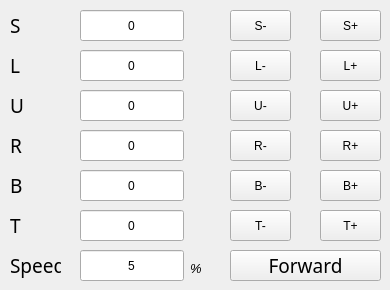
      <widget class="QWidget" name="tabJoint">
       <attribute name="title">
        <string>Joint</string>
       </attribute>
       <widget class="QLabel" name="label_25">
        <property name="geometry">
         <rect>
          <x>10</x>
          <y>10</y>
          <width>21</width>
          <height>31</height>
         </rect>
        </property>
        <property name="font">
         <font>
          <family>Ubuntu Condensed</family>
          <pointsize>14</pointsize>
          <underline>false</underline>
         </font>
        </property>
        <property name="mouseTracking">
         <bool>false</bool>
        </property>
        <property name="layoutDirection">
         <enum>Qt::LeftToRight</enum>
        </property>
        <property name="text">
         <string>S</string>
        </property>
       </widget>
       <widget class="QLabel" name="label_26">
        <property name="geometry">
         <rect>
          <x>10</x>
          <y>50</y>
          <width>21</width>
          <height>31</height>
         </rect>
        </property>
        <property name="font">
         <font>
          <family>Ubuntu Condensed</family>
          <pointsize>14</pointsize>
          <underline>false</underline>
         </font>
        </property>
        <property name="mouseTracking">
         <bool>false</bool>
        </property>
        <property name="layoutDirection">
         <enum>Qt::LeftToRight</enum>
        </property>
        <property name="text">
         <string>L</string>
        </property>
       </widget>
       <widget class="QLabel" name="label_27">
        <property name="geometry">
         <rect>
          <x>10</x>
          <y>90</y>
          <width>21</width>
          <height>31</height>
         </rect>
        </property>
        <property name="font">
         <font>
          <family>Ubuntu Condensed</family>
          <pointsize>14</pointsize>
          <underline>false</underline>
         </font>
        </property>
        <property name="mouseTracking">
         <bool>false</bool>
        </property>
        <property name="layoutDirection">
         <enum>Qt::LeftToRight</enum>
        </property>
        <property name="text">
         <string>U</string>
        </property>
       </widget>
       <widget class="QLabel" name="label_28">
        <property name="geometry">
         <rect>
          <x>10</x>
          <y>130</y>
          <width>21</width>
          <height>31</height>
         </rect>
        </property>
        <property name="font">
         <font>
          <family>Ubuntu Condensed</family>
          <pointsize>14</pointsize>
          <underline>false</underline>
         </font>
        </property>
        <property name="mouseTracking">
         <bool>false</bool>
        </property>
        <property name="layoutDirection">
         <enum>Qt::LeftToRight</enum>
        </property>
        <property name="text">
         <string>R</string>
        </property>
       </widget>
       <widget class="QLabel" name="label_29">
        <property name="geometry">
         <rect>
          <x>10</x>
          <y>170</y>
          <width>21</width>
          <height>31</height>
         </rect>
        </property>
        <property name="font">
         <font>
          <family>Ubuntu Condensed</family>
          <pointsize>14</pointsize>
          <underline>false</underline>
         </font>
        </property>
        <property name="mouseTracking">
         <bool>false</bool>
        </property>
        <property name="layoutDirection">
         <enum>Qt::LeftToRight</enum>
        </property>
        <property name="text">
         <string>B</string>
        </property>
       </widget>
       <widget class="QLabel" name="label_30">
        <property name="geometry">
         <rect>
          <x>10</x>
          <y>210</y>
          <width>21</width>
          <height>31</height>
         </rect>
        </property>
        <property name="font">
         <font>
          <family>Ubuntu Condensed</family>
          <pointsize>14</pointsize>
          <underline>false</underline>
         </font>
        </property>
        <property name="mouseTracking">
         <bool>false</bool>
        </property>
        <property name="layoutDirection">
         <enum>Qt::LeftToRight</enum>
        </property>
        <property name="text">
         <string>T</string>
        </property>
       </widget>
       <widget class="QLabel" name="label_31">
        <property name="geometry">
         <rect>
          <x>10</x>
          <y>250</y>
          <width>51</width>
          <height>31</height>
         </rect>
        </property>
        <property name="font">
         <font>
          <family>Ubuntu Condensed</family>
          <pointsize>14</pointsize>
          <underline>false</underline>
         </font>
        </property>
        <property name="mouseTracking">
         <bool>false</bool>
        </property>
        <property name="layoutDirection">
         <enum>Qt::LeftToRight</enum>
        </property>
        <property name="text">
         <string>Speed</string>
        </property>
       </widget>
       <widget class="QLabel" name="lblUnitCar1_14">
        <property name="geometry">
         <rect>
          <x>190</x>
          <y>260</y>
          <width>41</width>
          <height>16</height>
         </rect>
        </property>
        <property name="font">
         <font>
          <pointsize>10</pointsize>
          <weight>50</weight>
          <italic>true</italic>
          <bold>false</bold>
          <underline>false</underline>
         </font>
        </property>
        <property name="text">
         <string>%</string>
        </property>
       </widget>
       <widget class="QPushButton" name="btnForwardJoint">
        <property name="geometry">
         <rect>
          <x>230</x>
          <y>250</y>
          <width>151</width>
          <height>31</height>
         </rect>
        </property>
        <property name="font">
         <font>
          <family>Ubuntu Condensed</family>
          <pointsize>14</pointsize>
          <weight>50</weight>
          <bold>false</bold>
         </font>
        </property>
        <property name="text">
         <string>Forward</string>
        </property>
       </widget>
       <widget class="QPushButton" name="btnJointS_">
        <property name="geometry">
         <rect>
          <x>230</x>
          <y>10</y>
          <width>61</width>
          <height>31</height>
         </rect>
        </property>
        <property name="text">
         <string>S-</string>
        </property>
       </widget>
       <widget class="QPushButton" name="btnJointSp">
        <property name="geometry">
         <rect>
          <x>320</x>
          <y>10</y>
          <width>61</width>
          <height>31</height>
         </rect>
        </property>
        <property name="text">
         <string>S+</string>
        </property>
       </widget>
       <widget class="QPushButton" name="btnJointLp">
        <property name="geometry">
         <rect>
          <x>320</x>
          <y>50</y>
          <width>61</width>
          <height>31</height>
         </rect>
        </property>
        <property name="text">
         <string>L+</string>
        </property>
       </widget>
       <widget class="QPushButton" name="btnJointUp">
        <property name="geometry">
         <rect>
          <x>320</x>
          <y>90</y>
          <width>61</width>
          <height>31</height>
         </rect>
        </property>
        <property name="text">
         <string>U+</string>
        </property>
       </widget>
       <widget class="QPushButton" name="btnJointL_">
        <property name="geometry">
         <rect>
          <x>230</x>
          <y>50</y>
          <width>61</width>
          <height>31</height>
         </rect>
        </property>
        <property name="text">
         <string>L-</string>
        </property>
       </widget>
       <widget class="QPushButton" name="btnJointBp">
        <property name="geometry">
         <rect>
          <x>320</x>
          <y>170</y>
          <width>61</width>
          <height>31</height>
         </rect>
        </property>
        <property name="text">
         <string>B+</string>
        </property>
       </widget>
       <widget class="QPushButton" name="btnJointU_">
        <property name="geometry">
         <rect>
          <x>230</x>
          <y>90</y>
          <width>61</width>
          <height>31</height>
         </rect>
        </property>
        <property name="text">
         <string>U-</string>
        </property>
       </widget>
       <widget class="QPushButton" name="btnJointT_">
        <property name="geometry">
         <rect>
          <x>230</x>
          <y>210</y>
          <width>61</width>
          <height>31</height>
         </rect>
        </property>
        <property name="text">
         <string>T-</string>
        </property>
       </widget>
       <widget class="QPushButton" name="btnJointTp">
        <property name="geometry">
         <rect>
          <x>320</x>
          <y>210</y>
          <width>61</width>
          <height>31</height>
         </rect>
        </property>
        <property name="text">
         <string>T+</string>
        </property>
       </widget>
       <widget class="QPushButton" name="btnJointRp">
        <property name="geometry">
         <rect>
          <x>320</x>
          <y>130</y>
          <width>61</width>
          <height>31</height>
         </rect>
        </property>
        <property name="text">
         <string>R+</string>
        </property>
       </widget>
       <widget class="QPushButton" name="btnJointR_">
        <property name="geometry">
         <rect>
          <x>230</x>
          <y>130</y>
          <width>61</width>
          <height>31</height>
         </rect>
        </property>
        <property name="text">
         <string>R-</string>
        </property>
       </widget>
       <widget class="QPushButton" name="btnJointB_">
        <property name="geometry">
         <rect>
          <x>230</x>
          <y>170</y>
          <width>61</width>
          <height>31</height>
         </rect>
        </property>
        <property name="text">
         <string>B-</string>
        </property>
       </widget>
       <widget class="QLineEdit" name="txtJointS">
        <property name="geometry">
         <rect>
          <x>80</x>
          <y>10</y>
          <width>104</width>
          <height>31</height>
         </rect>
        </property>
        <property name="inputMethodHints">
         <set>Qt::ImhNone</set>
        </property>
        <property name="text">
         <string>0</string>
        </property>
        <property name="alignment">
         <set>Qt::AlignCenter</set>
        </property>
       </widget>
       <widget class="QLineEdit" name="txtJointT">
        <property name="geometry">
         <rect>
          <x>80</x>
          <y>210</y>
          <width>104</width>
          <height>31</height>
         </rect>
        </property>
        <property name="inputMethodHints">
         <set>Qt::ImhNone</set>
        </property>
        <property name="text">
         <string>0</string>
        </property>
        <property name="alignment">
         <set>Qt::AlignCenter</set>
        </property>
       </widget>
       <widget class="QLineEdit" name="txtJointL">
        <property name="geometry">
         <rect>
          <x>80</x>
          <y>50</y>
          <width>104</width>
          <height>31</height>
         </rect>
        </property>
        <property name="inputMethodHints">
         <set>Qt::ImhNone</set>
        </property>
        <property name="text">
         <string>0</string>
        </property>
        <property name="alignment">
         <set>Qt::AlignCenter</set>
        </property>
       </widget>
       <widget class="QLineEdit" name="txtJointR">
        <property name="geometry">
         <rect>
          <x>80</x>
          <y>130</y>
          <width>104</width>
          <height>31</height>
         </rect>
        </property>
        <property name="inputMethodHints">
         <set>Qt::ImhNone</set>
        </property>
        <property name="text">
         <string>0</string>
        </property>
        <property name="alignment">
         <set>Qt::AlignCenter</set>
        </property>
       </widget>
       <widget class="QLineEdit" name="txtJointB">
        <property name="geometry">
         <rect>
          <x>80</x>
          <y>170</y>
          <width>104</width>
          <height>31</height>
         </rect>
        </property>
        <property name="inputMethodHints">
         <set>Qt::ImhNone</set>
        </property>
        <property name="text">
         <string>0</string>
        </property>
        <property name="alignment">
         <set>Qt::AlignCenter</set>
        </property>
       </widget>
       <widget class="QLineEdit" name="txtJointU">
        <property name="geometry">
         <rect>
          <x>80</x>
          <y>90</y>
          <width>104</width>
          <height>31</height>
         </rect>
        </property>
        <property name="inputMethodHints">
         <set>Qt::ImhNone</set>
        </property>
        <property name="text">
         <string>0</string>
        </property>
        <property name="alignment">
         <set>Qt::AlignCenter</set>
        </property>
       </widget>
       <widget class="QLineEdit" name="txtJointSpeed">
        <property name="geometry">
         <rect>
          <x>80</x>
          <y>250</y>
          <width>104</width>
          <height>31</height>
         </rect>
        </property>
        <property name="inputMethodHints">
         <set>Qt::ImhNone</set>
        </property>
        <property name="text">
         <string>5</string>
        </property>
        <property name="alignment">
         <set>Qt::AlignCenter</set>
        </property>
       </widget>
       <zorder>label_25</zorder>
       <zorder>label_26</zorder>
       <zorder>label_27</zorder>
       <zorder>label_28</zorder>
       <zorder>label_29</zorder>
       <zorder>label_30</zorder>
       <zorder>label_31</zorder>
       <zorder>lblUnitCar1_14</zorder>
       <zorder>btnForwardJoint</zorder>
       <zorder>btnJointS_</zorder>
       <zorder>btnJointSp</zorder>
       <zorder>btnJointLp</zorder>
       <zorder>btnJointUp</zorder>
       <zorder>btnJointL_</zorder>
       <zorder>btnJointBp</zorder>
       <zorder>btnJointT_</zorder>
       <zorder>btnJointTp</zorder>
       <zorder>btnJointRp</zorder>
       <zorder>btnJointR_</zorder>
       <zorder>btnJointB_</zorder>
       <zorder>btnJointU_</zorder>
       <zorder>txtJointS</zorder>
       <zorder>txtJointT</zorder>
       <zorder>txtJointL</zorder>
       <zorder>txtJointR</zorder>
       <zorder>txtJointB</zorder>
       <zorder>txtJointU</zorder>
       <zorder>txtJointSpeed</zorder>
      </widget>
